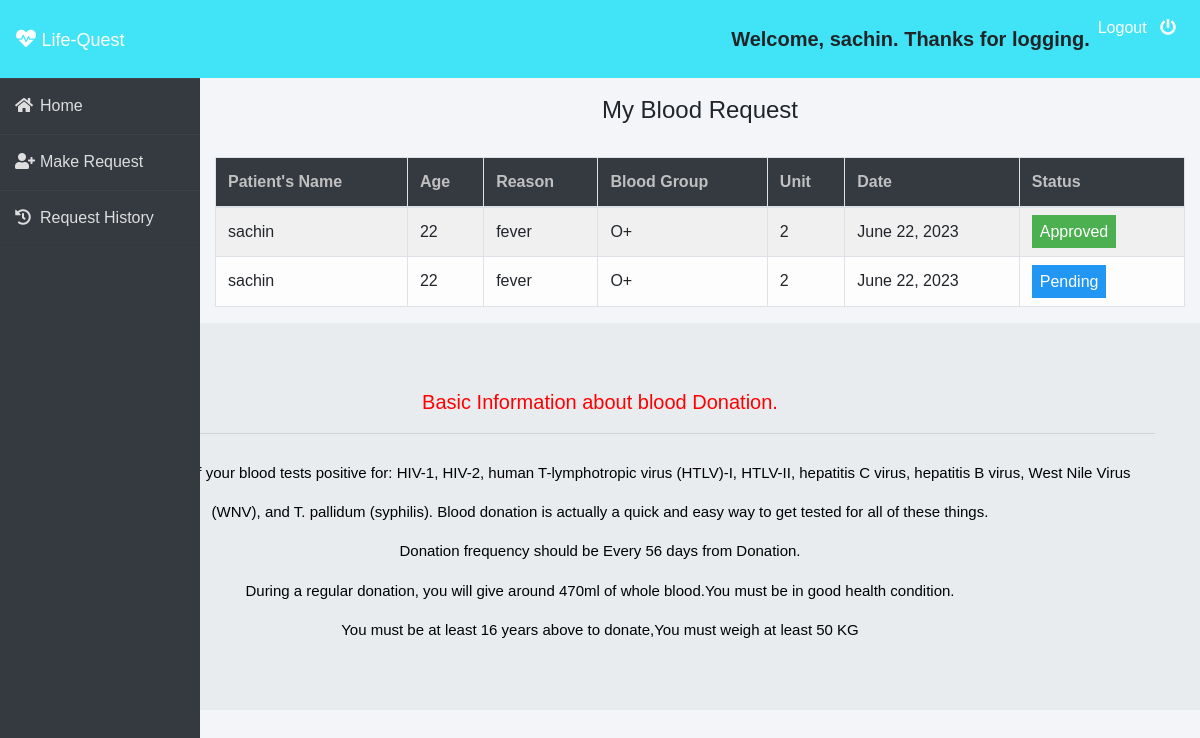
/patient/my-request (signed in), run on the app's committed database.
### blood/models.py (models this page shows, shortened)
class BloodRequest(models.Model):
    request_by_patient=models.ForeignKey(pmodels.Patient,null=True,on_delete=models.CASCADE)
    request_by_donor=models.ForeignKey(dmodels.Donor,null=True,on_delete=models.CASCADE)
    patient_name=models.CharField(max_length=30)
    patient_age=models.PositiveIntegerField()
    reason=models.CharField(max_length=500)
    bloodgroup=models.CharField(max_length=10)
    unit=models.PositiveIntegerField(default=0)
    status=models.CharField(max_length=20,default="Pending")
    date=models.DateField(auto_now=True)

### patient/views.py (the view)
# urls.py: path('my-request', views.my_request_view,name='my-request'),
def my_request_view(request):
    patient= models.Patient.objects.get(user_id=request.user.id)
    blood_request=bmodels.BloodRequest.objects.all().filter(request_by_patient=patient)
    return render(request,'patient/my_request.html',{'blood_request':blood_request})

### templates/patient/my_request.html (shortened to what this page needs)
{% extends 'patient/patientbase.html' %}
{% block content %}
{% load widget_tweaks %}
{%load static%}
<head>
   </head>
<br><br>
<div class="container">
    <H4 class="text-center">My Blood Request</H4><br>
    <table class="table table-light table-hover table-bordered table-striped">
        <thead class="bg-dark">
            <tr>
                <th scope="col" style="color: rgb(192, 192, 192);">Patient's Name</th>
                <th scope="col" style="color: rgb(192, 192, 192);">Age</th>
                <th scope="col" style="color: rgb(192, 192, 192);">Reason</th>
                <th scope="col" style="color: rgb(192, 192, 192);">Blood Group</th>
                <th scope="col" style="color: rgb(192, 192, 192);">Unit</th>
                <th scope="col" style="color: rgb(192, 192, 192);">Date</th>
                <th scope="col" style="color: rgb(192, 192, 192);">Status</th>
            </tr>
        </thead>
        <tbody>
            {% for t in blood_request %}
            <tr>
                <td> {{t.patient_name}}</td>
                <td>{{t.patient_age}}</td>
                <td>{{t.reason}}</td>
                <td>{{t.bloodgroup}}</td>
                <td>{{t.unit}}</td>
                <td>{{t.date}}</td>
                {% if t.status == 'Approved' %}
                <td><span class="label success"> Approved</span></td>
                {% elif t.status == 'Rejected' %}
                <td><span class="label danger">Rejected</span></td>
                {% else %}
                <td><span style="color: white;margin-left: 0px;" class="label info">Pending</span></td>
                {% endif %}
            </tr>
            {% endfor %}
        </tbody>
    </table>
</div>
{% endblock content %}

### templates/patient/patientbase.html (shortened to what this page needs)
<!DOCTYPE html>
<html lang="en">
<head>
    <link rel="stylesheet" href="https://maxcdn.bootstrapcdn.com/bootstrap/4.0.0/css/bootstrap.min.css">
    <link rel="stylesheet" href="https://cdnjs.cloudflare.com/ajax/libs/font-awesome/5.14.0/css/all.css">
</head>
<body>
    <nav class="navbar navbar-expand-lg navbar-light fixed-top bg-danger">
        <a style="color:white;" class="navbar-brand" href="/"><i class="fa fa-heartbeat"></i>&nbsp;<font face = "Comic sans MS" size ="4">Life-Quest</font></a>
        <div class="navbar-collapse collapse w-100 order-3 dual-collapse2">
            <ul class="navbar-nav ml-auto">
              <li class="nav-item">
                <a class="nav-link" style="color: white;" >
                  <a>{% if user.is_authenticated %}
                    <p><b>Welcome, {{ user.first_name }}. Thanks for logging.</b></p>
                {% else %}
                    <p>Welcome, new user. Please log in.</p>
                {% endif %}</a>
            </li>
                <li class="nav-item">
                    <a class="nav-link" style="color: white;" href="/logout">Logout &nbsp; <i class="fa fa-power-off"></i></a>
                </li>
            </ul>
        </div>
      </nav>
<br><br>
<div class="wrapper">
    <div class="sidebar">
        <ul>
            <li><a style="text-decoration:none;" href="/"><i class="fas fa-home"></i>Home</a></li>
            <li><a style="text-decoration:none;" href="/patient/make-request"><i class="fas fa-user-plus"></i>Make Request</a></li>
            <li><a style="text-decoration:none;" href="/patient/my-request"><i class="fas fa-history"></i>Request History</a></li>
        </ul>
    </div>
    <div class="main_content">
{% block content %}
{% endblock content %}
    </div>
</div>
    <section id="section-jumbotron" style="margin-bottom: 0px;" class="jumbotron jumbotron-fluid d-flex justify-content-center align-items-center xyz">
    <div class="container text-center">
        <marquee width="80%" direction="up" height="20%" bgcolor="" Scrolldelay="300" behavior=slide>
            <p style="color:red;">Basic Information about blood Donation.</p><hr></marquee>
            <marquee width="80%" direction="up" height="20%" bgcolor="" Scrolldelay="300">
        <text style="color:black;">You will be denied if your blood tests positive for: HIV-1, HIV-2, human T-lymphotropic virus (HTLV)-I, HTLV-II, hepatitis C virus, hepatitis B virus, West Nile Virus (WNV), and T. pallidum (syphilis).
            Blood donation is actually a quick and easy way to get tested for all of these things.</text><br><text style="color:black;">Donation frequency should be Every 56 days from Donation.</text><br>
        <text style="color:black;">During a regular donation, you will give around 470ml of whole blood.You must be in good health condition.</text><br>
        <text style="color:black;">You must be at least 16 years above to donate,You must weigh at least 50 KG</text><br>
        </marquee>
    </div>
</section>
</body>
</html>

### templates/patient/patientbase.html (style rules this page uses)
.xyz { color: blue; font-size: 3ex; }
* { margin: 0; padding: 0; box-sizing: border-box; list-style: none; text-decoration: none; font-family: 'Josefin Sans', sans-serif; }
body { background-color: #f3f5f9; }
.bg-danger { background-color: #40e4f6!important; }
.wrapper { display: flex; position: relative; }
.wrapper .sidebar { width: 200px; height: 100%; background: #343a40; padding: 30px 0px; position: fixed; }
.wrapper .sidebar ul li { padding: 15px; border-bottom: 1px solid #dedede; border-bottom: 1px solid rgba(0,0,0,0.05); border-top: 1px solid rgba(255,255,255,0.05); }
.wrapper .sidebar ul li a { color: #dedede; display: block; }
.wrapper .sidebar ul li a .fas { width: 25px; }
.wrapper .main_content { width: 100%; margin-left: 200px; }
.wrapper .main_content .info { margin: 20px; color: #717171; line-height: 25px; }
p { font-size: 20px; }
text { font-size: 15px; }

### templates/patient/my_request.html (style rules this page uses)
.label { color: white; padding: 8px; }
.success { background-color: #4CAF50; }
.info { background-color: #2196F3; }

### data on the page
BloodRequest: patient_name "sachin", patient_age "22", reason "fever", bloodgroup "O+", unit "2", date "June 22, 2023", status "Approved"
BloodRequest: patient_name "sachin", patient_age "22", reason "fever", bloodgroup "O+", unit "2", date "June 22, 2023", status "Pending"

### other printed values
{{ user.first_name }} "sachin"
